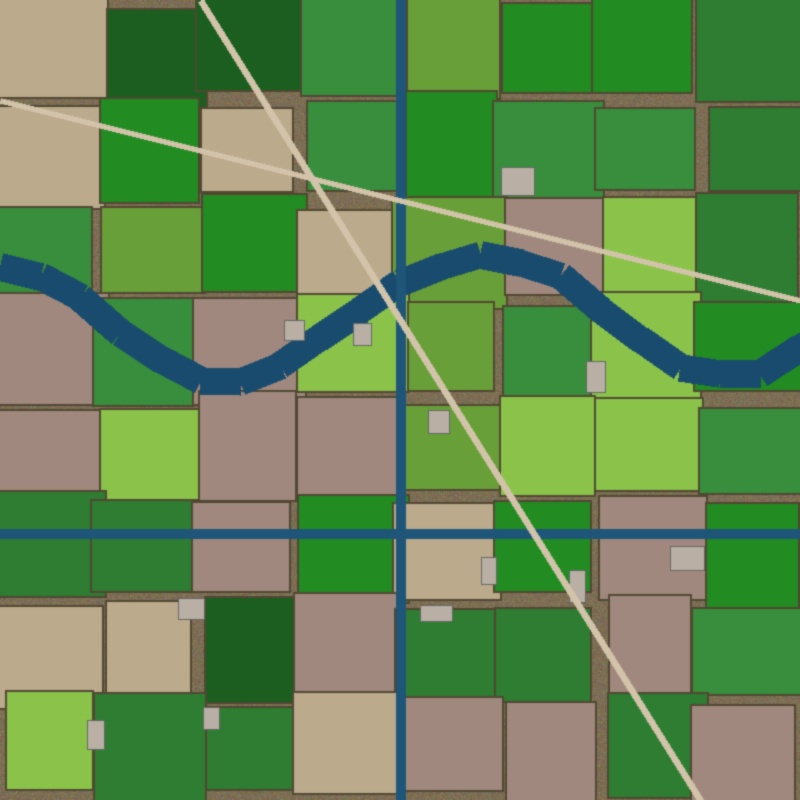
#> input picture backend/samples/agriculture_delta.jpg, 800 x 800 px
$ python -i vegetation.py   (imports and definitions only)
#> lines starting #> are read from the running program, lines starting #| are printed output that depends on the picture; after the words box and inside, x2 and y2 are one past the last pixel; in counts of white or black regions, pixels touching at a corner belong together
import os
import cv2
import numpy as np
from PIL import Image
from typing import Dict, Any, Tuple


def analyze_vegetation(
    rgb_arr: np.ndarray,
    output_dir: str,
    prefix: str = "veg"
) -> Tuple[float, str, Dict[str, Any]]:
    """
    Computes vegetation estimation using optical remote sensing color indices:
    - VARI (Visible Atmospherically Resistant Index): (G - R) / (G + R - B)
    - ExG (Excess Green Index): 2*G - R - B
    - GLI (Green Leaf Index): (2*G - R - B) / (2*G + R + B)

    Returns:
        (vegetation_percentage, mask_path, detailed_metrics)
    """
#> called with output_dir = 'out.png', prefix = 'veg'
    h, w, _ = rgb_arr.shape
    total_pixels = float(h * w)

    # Convert to float32 normalized [0, 1]
    img_f = rgb_arr.astype(np.float32) / 255.0
    r = img_f[:, :, 0]
    g = img_f[:, :, 1]
    b = img_f[:, :, 2]

    # VARI calculation
    denom = g + r - b
    denom[np.abs(denom) < 1e-5] = 1e-5
#> denom: shape (800, 800) float32; min -0.0902, max 1.06, mean 0.604
    vari = (g - r) / denom

    # Excess Green Index (ExG)
    exg = 2.0 * g - r - b

    # Green Leaf Index (GLI)
    denom_gli = 2.0 * g + r + b
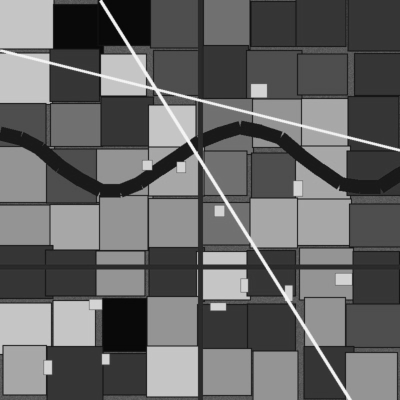
#> denom_gli: shape (800, 800) float32 (shown at 1/2 size); min 0.89, max 3.12, mean 1.79; drawn with min black and max white
    denom_gli[np.abs(denom_gli) < 1e-5] = 1e-5
    gli = (2.0 * g - r - b) / denom_gli
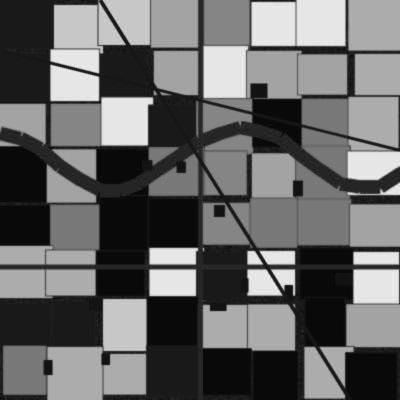
#> gli: shape (800, 800) float32 (shown at 1/2 size); min -0.0534, max 0.676, mean 0.244; drawn with min black and max white

    # HSV saturation and hue filtering to eliminate water or blue roofs
    hsv = cv2.cvtColor(rgb_arr, cv2.COLOR_RGB2HSV)
#> hsv: shape (800, 800, 3); mean H, S, V 43.7, 126.8, 145.9
    hue = hsv[:, :, 0]  # OpenCV Hue: 0-180
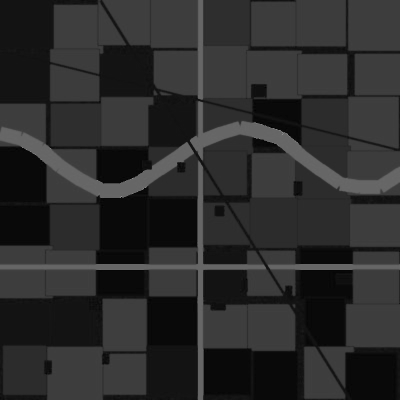
#> hue: shape (800, 800) (shown at 1/2 size); min 0, max 179, mean 43.7
    sat = hsv[:, :, 1]
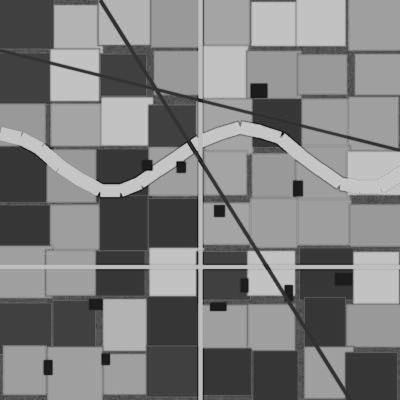
#> sat: shape (800, 800) (shown at 1/2 size); min 0, max 217, mean 126.8
    val = hsv[:, :, 2]
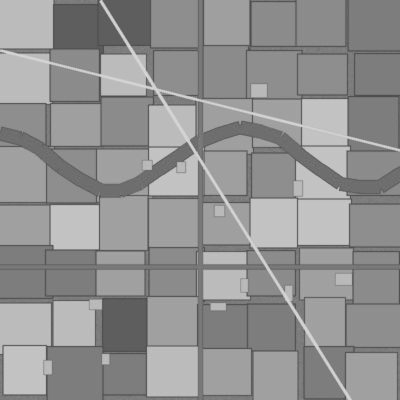
#> val: shape (800, 800) (shown at 1/2 size); min 72, max 218, mean 145.9

    # Green hue in OpenCV is roughly 35 to 85
    green_hue_mask = (hue >= 32) & (hue <= 88) & (sat >= 35) & (val >= 35)
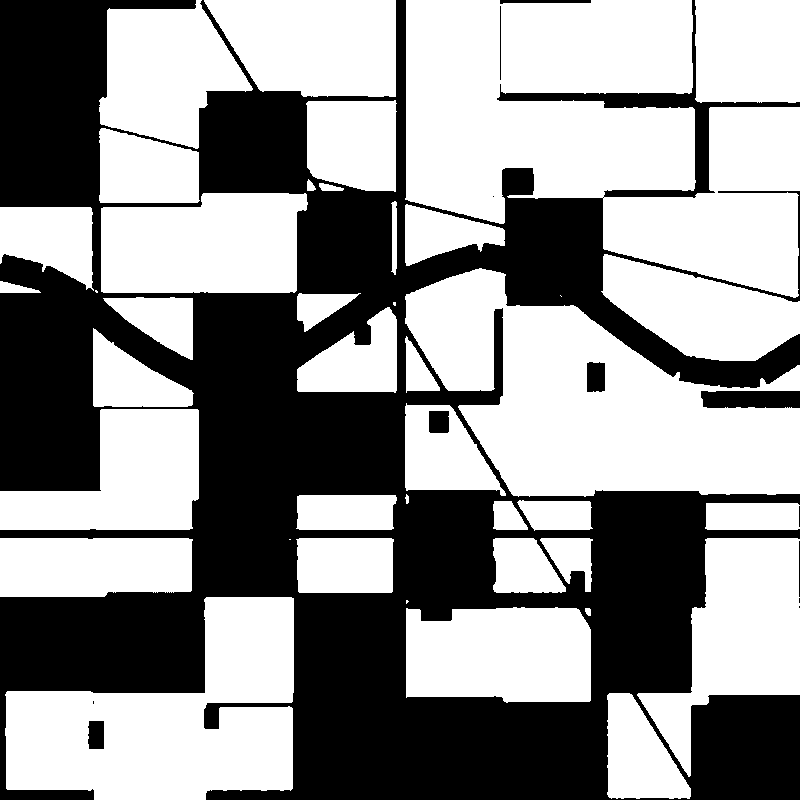
#> green_hue_mask: shape (800, 800) bool; 57.5% white; 13 black regions (4 under 20 px), largest, box (x1, y1, x2, y2) and area: (0, 0, 800, 800) 268760, (701, 391, 800, 408) 1633, (587, 362, 605, 392) 520

    # Multi-condition vegetation classification
    # Pixels where VARI > 0.08 or (GLI > 0.05 and green_hue_mask)
    veg_condition = ((vari > 0.08) & (exg > 0.02)) | (green_hue_mask & (gli > 0.03))
#> veg_condition: shape (800, 800) bool; 58.8% white; 21 black regions (6 under 20 px), largest, box (x1, y1, x2, y2) and area: (0, 0, 800, 800) 201920, (0, 538, 397, 800) 50340, (394, 330, 529, 800) 3144

    # Clean with morphological opening/closing
    veg_mask = veg_condition.astype(np.uint8) * 255
    kernel = cv2.getStructuringElement(cv2.MORPH_ELLIPSE, (3, 3))
    veg_mask = cv2.morphologyEx(veg_mask, cv2.MORPH_OPEN, kernel)
#> veg_mask: shape (800, 800); 58.3% white; 14 black regions (5 under 20 px), largest, box (x1, y1, x2, y2) and area: (0, 0, 800, 800) 263187, (701, 391, 800, 408) 1633, (587, 362, 605, 392) 519
    veg_mask = cv2.morphologyEx(veg_mask, cv2.MORPH_CLOSE, kernel)
#> veg_mask: shape (800, 800); 58.4% white; 14 black regions (2 under 20 px), largest, box (x1, y1, x2, y2) and area: (0, 0, 800, 800) 257501, (498, 0, 800, 198) 4817, (701, 391, 800, 408) 1631

    veg_pixels = int(np.count_nonzero(veg_mask))
#> veg_pixels = 373985
    veg_percentage = round((veg_pixels / total_pixels) * 100.0, 2)
#> veg_percentage = 58.44

    # Spatial quadrant breakdown
    half_h, half_w = h // 2, w // 2
    nw_veg = np.count_nonzero(veg_mask[:half_h, :half_w]) / float(half_h * half_w) * 100.0
#> nw_veg = 52.58
    ne_veg = np.count_nonzero(veg_mask[:half_h, half_w:]) / float(half_h * (w - half_w)) * 100.0
#> ne_veg = 80.98
    sw_veg = np.count_nonzero(veg_mask[half_h:, :half_w]) / float((h - half_h) * half_w) * 100.0
#> sw_veg = 46.12
    se_veg = np.count_nonzero(veg_mask[half_h:, half_w:]) / float((h - half_h) * (w - half_w)) * 100.0
#> se_veg = 54.06

    # Categorize canopy density
    if veg_percentage > 55:
        density_label = "Dense Canopy / Intensive Forest & Agricultural Zone"
    elif veg_percentage > 25:
        density_label = "Moderate Vegetation / Mixed Agro-Rural or Parkland"
    elif veg_percentage > 8:
        density_label = "Sparse Scrub / Scattered Vegetative Patches"
    else:
        density_label = "Minimal to Negligible Vegetation"

    # Generate transparent RGBA overlay image (Vibrant Green #00E676 with ~160 alpha)
    overlay_rgba = np.zeros((h, w, 4), dtype=np.uint8)
    mask_indices = veg_mask > 0
    overlay_rgba[mask_indices, 0] = 0    # R
    overlay_rgba[mask_indices, 1] = 230  # G (#00E676)
    overlay_rgba[mask_indices, 2] = 118  # B
    overlay_rgba[mask_indices, 3] = 160  # Alpha

    # Save overlay mask
    mask_filename = f"{prefix}_mask.png"
    mask_path = os.path.join(output_dir, mask_filename)
    Image.fromarray(overlay_rgba).save(mask_path, format="PNG")
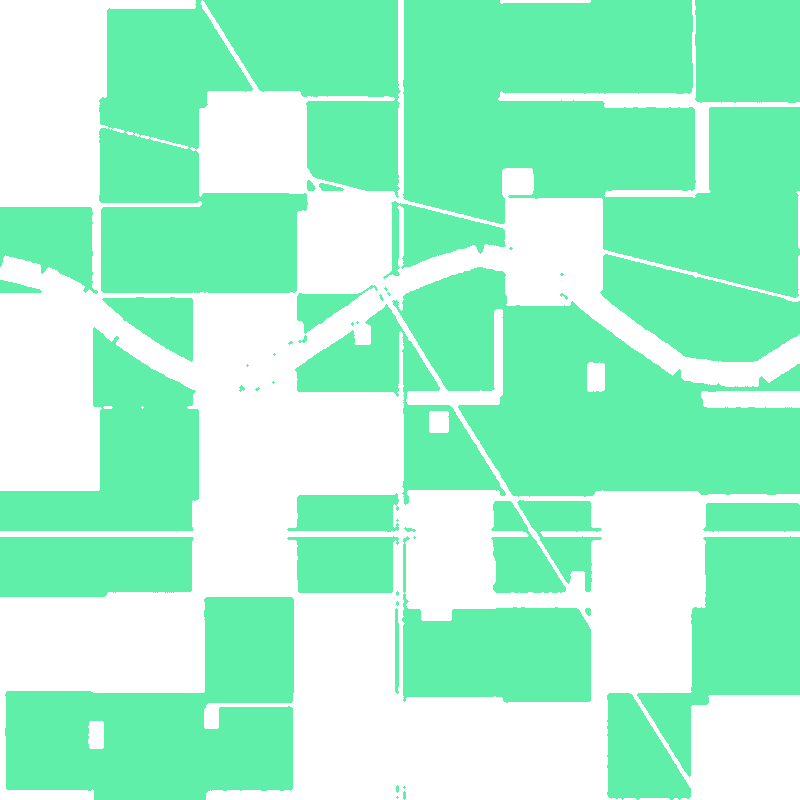
#> saved as veg_mask.png: PIL image 800x800 RGBA; mean R, G, B, A 0, 134.4, 69, 93.5; transparent parts drawn white

    details = {
        "percentage": veg_percentage,
        "density_label": density_label,
        "quadrant_distribution": {
            "north_west": round(nw_veg, 2),
            "north_east": round(ne_veg, 2),
            "south_west": round(sw_veg, 2),
            "south_east": round(se_veg, 2)
        },
        "mean_vari": round(float(np.mean(vari[mask_indices])) if np.any(mask_indices) else 0.0, 3),
        "mean_gli": round(float(np.mean(gli[mask_indices])) if np.any(mask_indices) else 0.0, 3),
        "total_vegetated_pixels": veg_pixels
    }

    return veg_percentage, mask_path, details

>>> import cv2
>>> picture = cv2.cvtColor(cv2.imread('../samples/agriculture_delta.jpg'), cv2.COLOR_BGR2RGB)
>>> result = analyze_vegetation(picture, 'out.png')

$ run again, on backend/samples/temporal_t2.jpg
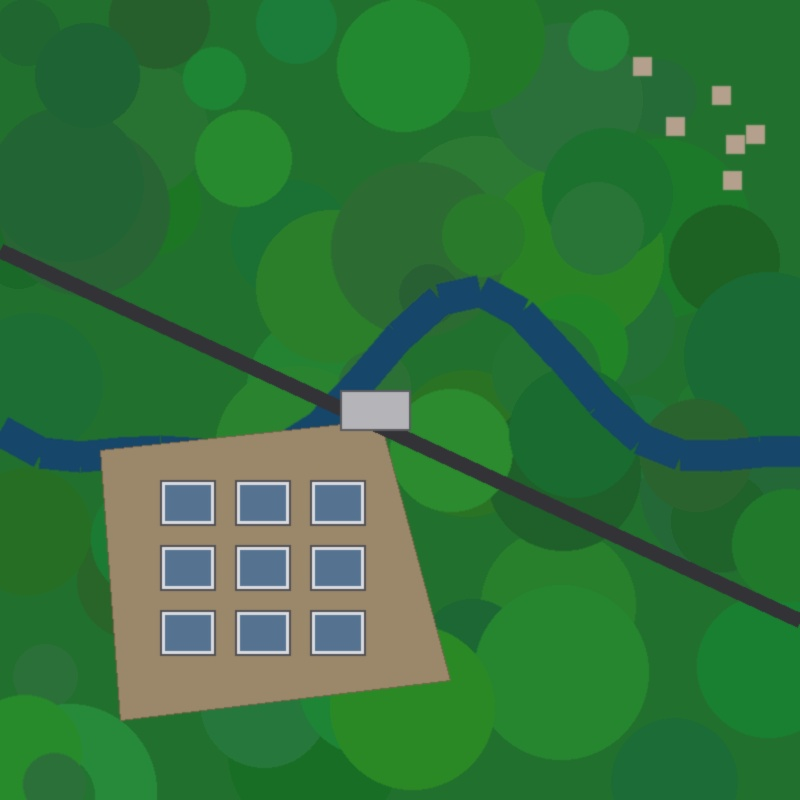
#> input picture backend/samples/temporal_t2.jpg, 800 x 800 px
#> hsv: shape (800, 800, 3); mean H, S, V 63.8, 162, 119.7
#> in analyze_vegetation, `green_hue_mask = (hue >= 32) & (hue <= 88) & (sat >= 35) & (val >= 35)`:
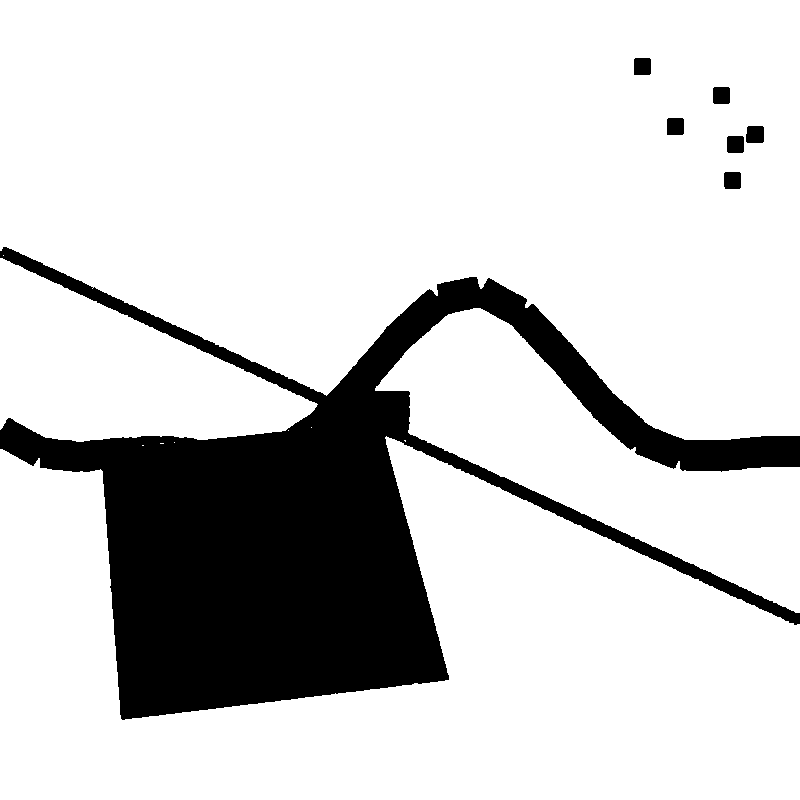
#> green_hue_mask: shape (800, 800) bool; 81.7% white; 7 black regions, largest, box (x1, y1, x2, y2) and area: (0, 247, 800, 720) 115408, (746, 126, 764, 143) 294, (634, 58, 651, 75) 286
#> veg_condition: shape (800, 800) bool; 82.1% white; 8 black regions (1 under 20 px), largest, box (x1, y1, x2, y2) and area: (0, 247, 800, 720) 112863, (746, 126, 764, 143) 294, (634, 58, 651, 75) 286
#> veg_pixels = 525042
#> veg_percentage = 82.04
#> nw_veg = 95.84
#> ne_veg = 94.36
#> sw_veg = 48.04
#> se_veg = 89.91
#> mask_indices: shape (800, 800) bool; 82% white; 6 black regions, box (x1, y1, x2, y2) and area: (0, 247, 800, 720) 113233, (727, 126, 764, 153) 587, (634, 58, 651, 75) 285, (713, 87, 730, 104) 285, (667, 118, 684, 135) 285, (724, 172, 741, 189) 283
#> in analyze_vegetation, `Image.fromarray(overlay_rgba).save(mask_path, format="PNG")`:
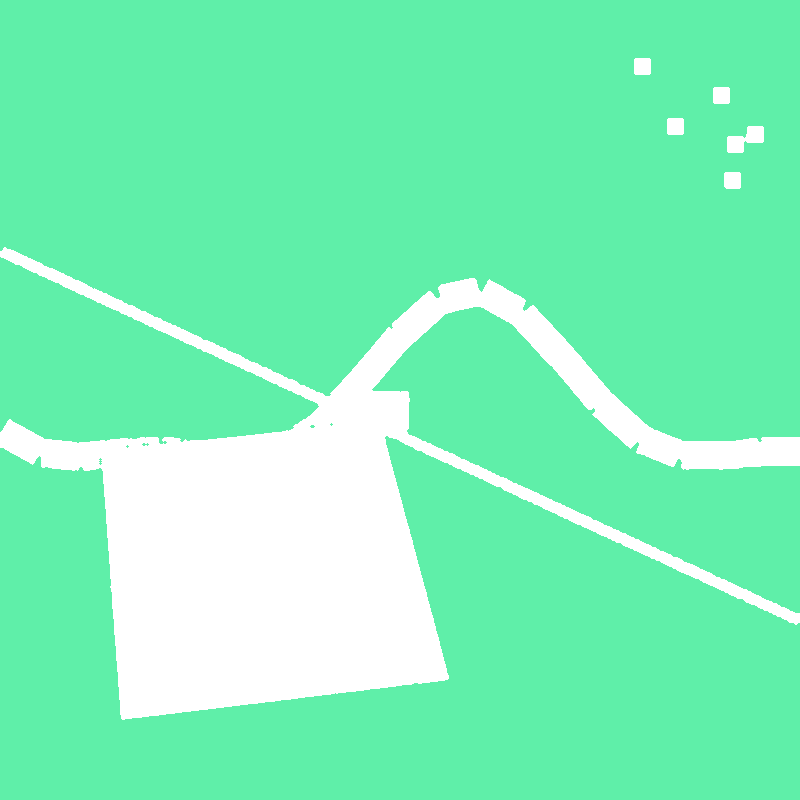
#> saved as veg_mask.png: PIL image 800x800 RGBA; mean R, G, B, A 0, 188.7, 96.8, 131.3; transparent parts drawn white
